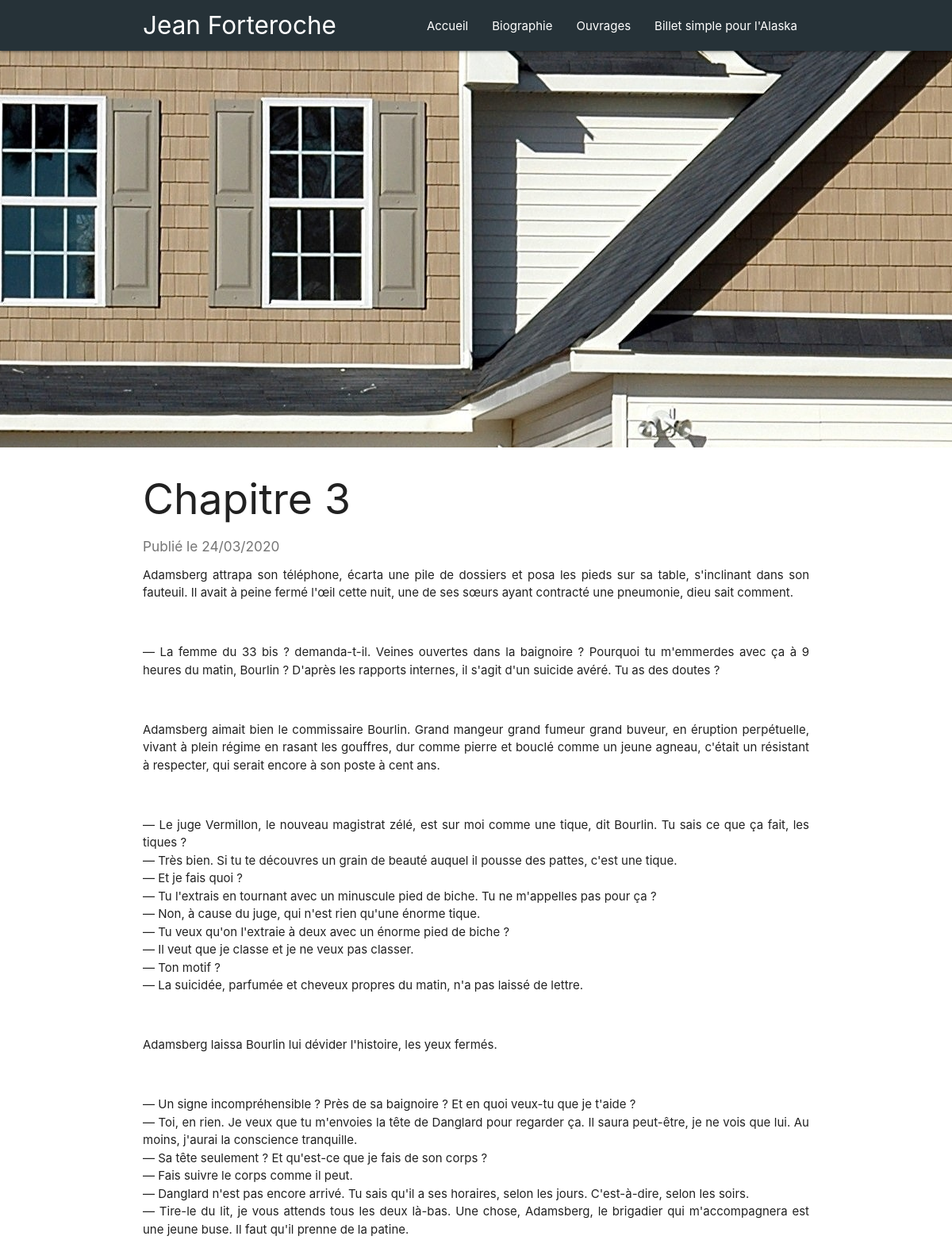
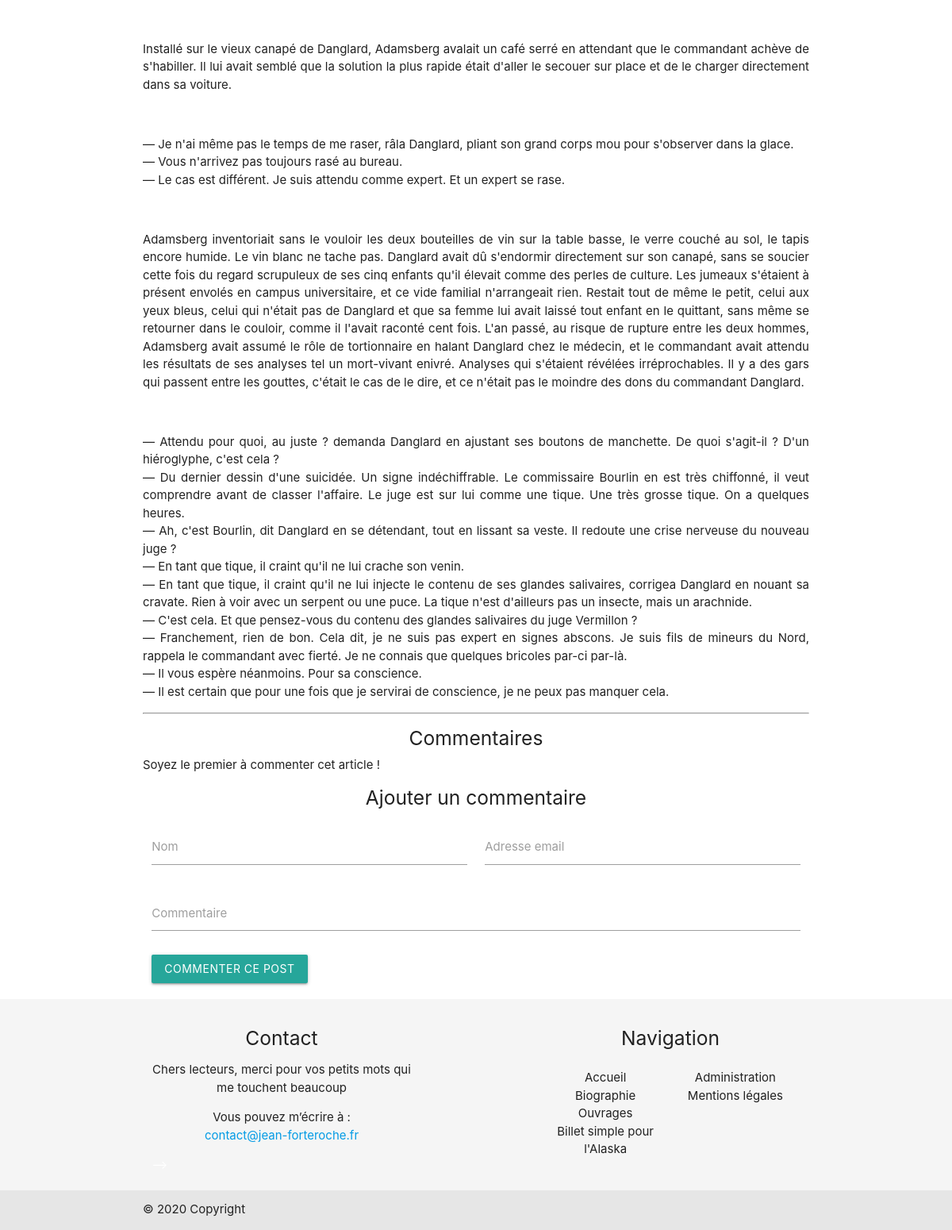
Page /index.php?url=post&id=3 on the committed database (2 pictures, top to bottom).
### tables this page shows
CREATE TABLE `posts` (
  `id` int(11) NOT NULL,
  `title` varchar(255) NOT NULL,
  `content` text NOT NULL,
  `image` varchar(255) NOT NULL DEFAULT 'post.jpg',
  `date` datetime NOT NULL,
  `posted` tinyint(1) NOT NULL
);

### Model/PostManager.php (called while the page is built, shortened)
<?php
class PostManager extends Manager
{
    public function get_post()
    {
        $db = $this->dbconnect();
        $req = $db->query("
        SELECT posts.id,
               posts.title,
               posts.content,
               posts.image,
               posts.content,
               posts.date
        FROM posts
        WHERE posts.id = '{$_GET['id']}'
        AND posts.posted = '1'
    ");
        $result = $req->fetchObject();
        return $result;
    }
}

### Controller/frontend.php (called while the page is built, shortened)
<?php
require_once('Model/PostManager.php');
require_once('Model/CommentManager.php');
function post()
{
    $commentManager = new CommentManager();
    $postManager = new PostManager();
    $post = $postManager->get_post();
    $responses = $commentManager->get_comments();
    require('View/frontend/postView.php');
}

### Model/CommentManager.php (called while the page is built, shortened)
<?php
class CommentManager extends Manager
{
    function get_comments()
    {
        $db = $this->dbConnect();
        $req = $db->query("
        SELECT *
        FROM comments
        WHERE post_id ='{$_GET['id']}'
        and (seen = '0' or seen = '1')
        ORDER BY date ASC
        ");
        $results = [];
        return $results;
    }
}

### View/frontend/postView.php (the view, shortened to what this page needs)
<?php ob_start();
if ($post == false) {
    header("Location:index.php?url=error");
} else {
?>
    <div class="parallax-container">
        <div class="parallax">
            <img src="Public/img/posts/<?= $post->image ?>" alt="<?= $post->title ?>">
        </div>
    </div>
    <div class="container">
        <h2><?= $post->title ?></h2>
        <h6 class="grey-text text-darken-1">Publié le <?= date("d/m/Y", strtotime($post->date)) ?></h6>
        <p><?= nl2br($post->content) ?></p>
    <?php
}
    ?>
    <hr>
    <h5 class="center-align">Commentaires</h5>
    <?php
    if ($responses != false) {
        foreach ($responses as $response) {
    ?>
            <blockquote>
                <strong><?= $response->name ?>, le <?= date("d/m/Y", strtotime($response->date)) ?></strong>
                <p><?= nl2br($response->comment) ?></p>
                <a href="index.php?url=warning&id=<?= $response->post_id ?>&idcom=<?= $response->id ?>">Signaler ce commentaire</a>
            </blockquote>
    <?php
        }
    } else echo "Soyez le premier à commenter cet article !"
    ?>
    <h5 class="center-align">Ajouter un commentaire</h5>
    <form action="index.php?url=addComment&id=<?= $post->id ?>" method="post">
        <div class="row">
            <div class="input-field col s12 m6">
                <input type="text" name="name" id="name">
                <label for="name">Nom</label>
            </div>
            <div class="input-field col s12 m6">
                <input type="email" name="email" id="email">
                <label for="email">Adresse email</label>
            </div>
            <div class="input-field col s12">
                <textarea name="comment" id="comment" class="materialize-textarea"></textarea>
                <label for="comment">Commentaire</label>
            </div>
            <div class="col s12">
                <button type="submit" name="submit" class="btn waves-effect">
                    Commenter ce post
                </button>
            </div>
        </div>
    </form>
    <?php require('template.php'); ?>

### Public/css/style.css (style rules this page uses)
html, body { height: 100%; }
.parallax-container { width: 100%; }

### rows in the picture
posts: image (picture), title "Chapitre 3", date "24/03/2020", content "Adamsberg attrapa son téléphone, écarta une pile de dossiers et posa les pieds sur sa table, s'inclinant dans son fauteuil. Il avait à peine fermé l'œil cette nuit, une de ses sœurs ayant contracté une pneumonie, dieu sait comment. — La femme du 33 bis ? demanda-t-il. Veines ouvertes dans la baignoire ? Pourquoi tu m'emmerdes avec ça à 9 heures du matin, Bourlin ? D'après les rapports internes, il s'agit d'un suicide avéré. Tu as des doutes ? Adamsberg aimait bien le commissaire Bourlin. Grand mangeur grand fumeur grand buveur, en éruption perpétuelle, vivant à plein régime en rasant les gouffres, dur comme pierre et bouclé comme un jeune agneau, c'était un résistant à respecter, qui serait…"
